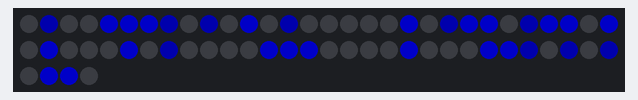
The sketch below on a simulated Arduino Uno, built with avr-gcc and run on an emulated ATmega328P. Parts: 64 RGB LEDs in strip order, left to right, continuing on the next row. Dim RGB values are drawn brighter than linear; random numbers use the default seed unless the sketch sets one.

Above: at 0.15 s.
At 4.55 s:
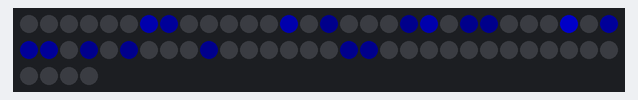
At 9.65 s:
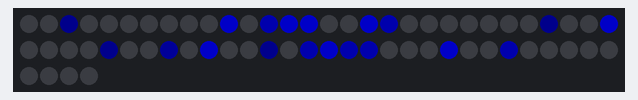
At 19.15 s:
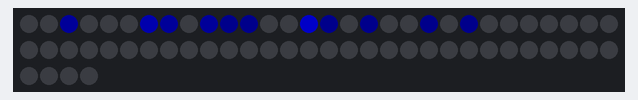
At 29.55 s:
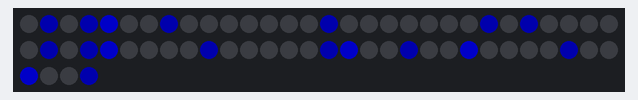
At 39.45 s:
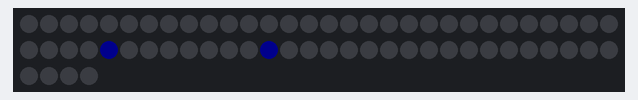

The sketch:

GameOfLife.ino
```cpp
/*
  RPi-WS2812-HAT Game Of Life Demonstration
 */

#include <WS2812.h>

#define DATAPIN     1 //digital output pin (data input of LEDs)
#define LEDCOUNT   64 //number of LEDs to drive
#define INTENSITY 100 //light intensity

WS2812 LED(LEDCOUNT);

cRGB drawcolor[5] = {{  0,  0, INTENSITY/1},  //alive
                     {  0,  0,           0},  //dead
                     {  0,  0, INTENSITY/8},  //die1
                     {  0,  0, INTENSITY/4},  //die2
                     {  0,  0, INTENSITY/2}}; //die3
#define ALIVE_COLOR (0)
#define DEAD_COLOR  (1)
#define DIE1_COLOR  (2)
#define DIE2_COLOR  (3)
#define DIE3_COLOR  (4)

#define X_SIZE      (8)   //cell width
#define Y_SIZE      (8)   //cell height
uint8_t frame[X_SIZE][Y_SIZE];

#define DEL_CELL    (4)
#define ON_CELL     (0xAA)
#define NEW_CELL    (0xFF)

uint8_t alive(uint8_t x, uint8_t y)
{
  if((x < X_SIZE) && (y < Y_SIZE))
  {
    if((frame[x][y] == ON_CELL) || (frame[x][y] == NEW_CELL))
    {
      return 1;
    }
  }

  return 0;
}

uint8_t neighbors(uint8_t x, uint8_t y)
{
  uint8_t count=0;

  //3 above
  if(alive(x-1,y-1)){ count++; }
  if(alive(x,  y-1)){ count++; }
  if(alive(x+1,y-1)){ count++; }

  //2 on each side
  if(alive(x-1,  y)){ count++; }
  if(alive(x+1,  y)){ count++; }

  //3 below
  if(alive(x-1,y+1)){ count++; }
  if(alive(x  ,y+1)){ count++; }
  if(alive(x+1,y+1)){ count++; }

  return count;
}

uint8_t play_gol(void)
{
  uint8_t x, y, count, same=1;

  //update cells
  for(x=0; x < X_SIZE; x++)
  {
    for(y=0; y < Y_SIZE; y++)
    {
      count = neighbors(x, y);
      if((count == 3) && !alive(x, y))
      {
        frame[x][y] = NEW_CELL; //new cell
        same = 0;
      }
      if(((count < 2) || (count > 3)) && alive(x, y))
      {
        frame[x][y] = DEL_CELL; //cell dies
        same = 0;
      }
    }
  }

  return same;
}

void draw_gol(void)
{
  uint8_t c, x, y, color;

  for(x=0; x < X_SIZE; x++)
  {
    for(y=0; y < Y_SIZE; y++)
    {
      c = frame[x][y];
      color = DEAD_COLOR;
      if(c && (c != ON_CELL))
      {
        if(c == NEW_CELL) //new
        {
          frame[x][y] = ON_CELL;
          color = ALIVE_COLOR;
        }
        else if(c == 1) //del
        {
          frame[x][y]--;
          color = DEAD_COLOR;
        }
        else if(c == 2) //die
        {
          frame[x][y]--;
          color = DIE1_COLOR;
        }
        else if(c == 3) //die
        {
          frame[x][y]--;
          color = DIE2_COLOR;
        }
        else if(c <= DEL_CELL) //die
        {
          frame[x][y]--;
          color = DIE3_COLOR;
        }
      }
      LED.set_crgb_at((x*X_SIZE)+y, drawcolor[color]);
    }
  }
  LED.sync(); //send the values to the LEDs
}

void init_gol(void)
{
  uint8_t x, y;
  uint16_t c;

  //generate random start data
  srand(rand() + frame[X_SIZE/2][Y_SIZE/2]); //+ analogRead(2)
  for(x=0; x < X_SIZE; x++)
  {
    c = (rand() | (rand()<<1)) & 0xAAAA; //0xAAAA 0x3333 0xA924A
    for(y=0; y < Y_SIZE; y++)
    {
      if(c & (1<<y))
      {
        frame[x][y] = NEW_CELL;
      }
      else
      {
        frame[x][y] = 0;
      }
    }
  }
}

void setup()
{
  //init LEDs
  LED.setOutput(DATAPIN);
  //LED.setColorOrderRGB(); //uncomment for RGB color order
  //LED.setColorOrderBRG(); //uncomment for BRG color order
  LED.setColorOrderGRB(); //ucomment for GRB color order (default)

  //init gol
  init_gol();
}


void loop()
{
  uint32_t m;
  static uint32_t prevMillis=0;
  static uint8_t same=0;

  m = millis();
  if((m - prevMillis) >= 100) //update every 100ms (10Hz)
  {
    prevMillis = m;

    if(play_gol()) //no generation change
    {
      if(++same > 10) //no change since 10 runs-> restart
      {
        same = 0;
        init_gol();
      }
    }
    else
    {
      same = 0;
    }

    draw_gol();
  }
}
```
